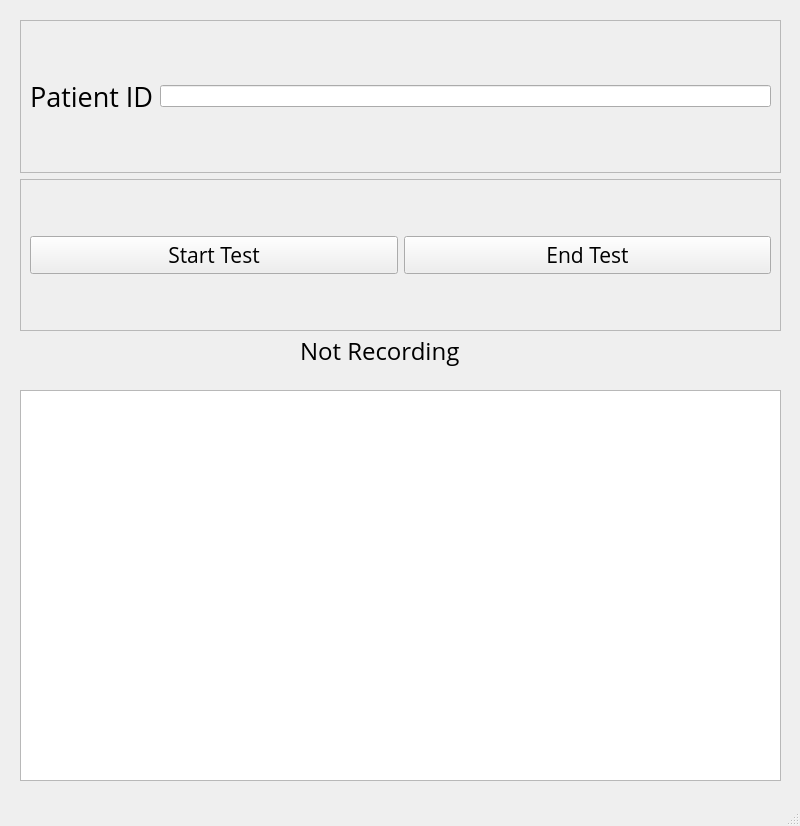
<?xml version="1.0" encoding="UTF-8"?>
<ui version="4.0">
 <class>MainWindow</class>
 <widget class="QMainWindow" name="MainWindow">
  <property name="geometry">
   <rect>
    <x>0</x>
    <y>0</y>
    <width>800</width>
    <height>826</height>
   </rect>
  </property>
  <property name="windowTitle">
   <string>MainWindow</string>
  </property>
  <widget class="QWidget" name="centralwidget">
   <widget class="QTextBrowser" name="textBrowser">
    <property name="geometry">
     <rect>
      <x>20</x>
      <y>390</y>
      <width>761</width>
      <height>391</height>
     </rect>
    </property>
   </widget>
   <widget class="QLabel" name="recordIndicator">
    <property name="geometry">
     <rect>
      <x>300</x>
      <y>330</y>
      <width>201</width>
      <height>41</height>
     </rect>
    </property>
    <property name="font">
     <font>
      <family>Open Sans</family>
      <pointsize>18</pointsize>
     </font>
    </property>
    <property name="text">
     <string>Not Recording</string>
    </property>
   </widget>
   <widget class="QWidget" name="layoutWidget">
    <property name="geometry">
     <rect>
      <x>20</x>
      <y>20</y>
      <width>761</width>
      <height>311</height>
     </rect>
    </property>
    <layout class="QVBoxLayout" name="verticalLayout">
     <item>
      <widget class="QFrame" name="frame_2">
       <property name="frameShape">
        <enum>QFrame::StyledPanel</enum>
       </property>
       <property name="frameShadow">
        <enum>QFrame::Raised</enum>
       </property>
       <layout class="QHBoxLayout" name="horizontalLayout_2">
        <item>
         <widget class="QLabel" name="label">
          <property name="font">
           <font>
            <family>Open Sans</family>
            <pointsize>20</pointsize>
           </font>
          </property>
          <property name="text">
           <string>Patient ID</string>
          </property>
         </widget>
        </item>
        <item>
         <widget class="QLineEdit" name="patientID"/>
        </item>
       </layout>
      </widget>
     </item>
     <item>
      <widget class="QFrame" name="frame_3">
       <property name="frameShape">
        <enum>QFrame::StyledPanel</enum>
       </property>
       <property name="frameShadow">
        <enum>QFrame::Raised</enum>
       </property>
       <layout class="QHBoxLayout" name="horizontalLayout_3">
        <item>
         <widget class="QPushButton" name="startTest">
          <property name="font">
           <font>
            <family>Open Sans</family>
            <pointsize>16</pointsize>
           </font>
          </property>
          <property name="text">
           <string>Start Test</string>
          </property>
         </widget>
        </item>
        <item>
         <widget class="QPushButton" name="endTest">
          <property name="font">
           <font>
            <family>Open Sans</family>
            <pointsize>16</pointsize>
           </font>
          </property>
          <property name="text">
           <string>End Test</string>
          </property>
         </widget>
        </item>
       </layout>
      </widget>
     </item>
    </layout>
   </widget>
  </widget>
  <widget class="QMenuBar" name="menubar">
   <property name="geometry">
    <rect>
     <x>0</x>
     <y>0</y>
     <width>800</width>
     <height>26</height>
    </rect>
   </property>
  </widget>
  <widget class="QStatusBar" name="statusbar"/>
 </widget>
 <resources/>
 <connections/>
</ui>
